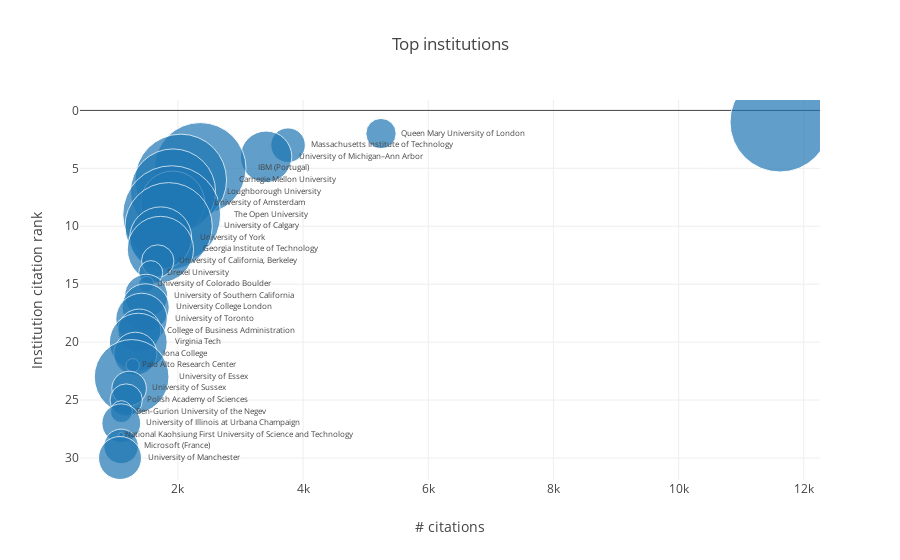

The cell this chart's notebook holds for it:
### Markdown cell above
# Top institutions

### Code cell
top_institutions = pd.merge(left=ijhcs_contributions, right=ijhcs[['paperid', 'citationcount']], 
                       left_on='paperid', right_on='paperid')
top_institutions = top_institutions[['gridid', 'affiliation', 'paperid', 'citationcount']].drop_duplicates()
top_institutions = top_institutions.groupby(['gridid', 'affiliation']).agg({'paperid': 'count', 'citationcount':'sum'})\
                         .sort_values('citationcount', ascending=False)[:TOP_N].reset_index()
top_institutions['citationrank'] = top_institutions.index + 1

trace0 = go.Scatter(
    x=top_institutions.citationcount,
    y=top_institutions.citationrank,
    text=top_institutions.affiliation,
    textposition='middle right',
    textfont=dict(size=8),
    mode='markers+text',
    marker=dict(size=min_max_scaler.fit_transform(top_institutions[['paperid']]))
)

layout = go.Layout(title='Top institutions',
                   xaxis=dict(title='# citations'),
                   yaxis=dict(title='Institution citation rank',
                              autorange='reversed'))

fig = go.Figure(data=[trace0], layout=layout)
plotly.offline.iplot(fig)
pio.write_image(fig, 'reports/images/ijhcs_top_institutions.png')

### Figure 1 — Plotly figure (JSON) as saved in the notebook; plotly's stock layout.template omitted (floating-point values rounded to 4 significant figures)
{"data": [{"marker": {"size": [[100.0], [30.33], [34.56], [51.44], [91.56], [91.56], [85.22], [64.11], [97.89], [87.33], [62], [66.22], [32.44], [24], [15.56], [43], [47.22], [51.44], [43], [57.78], [43], [13.44], [74.67], [34.56], [32.44], [21.89], [38.78], [5], [34.56], [43]]}, "mode": "markers+text", "text": ["Stanford University", "Queen Mary University of London", "Massachusetts Institute of Technology", "University of Michigan–Ann Arbor", "IBM (Portugal)", "Carnegie Mellon University", "Loughborough University", "University of Amsterdam", "The Open University", "University of Calgary", "University of York", "Georgia Institute of Technology", "University of California, Berkeley", "Drexel University", "University of Colorado Boulder", "University of Southern California", "University College London", "University of Toronto", "College of Business Administration", "Virginia Tech", "Iona College", "Palo Alto Research Center", "University of Essex", "University of Sussex", "Polish Academy of Sciences", "Ben-Gurion University of the Negev", "University of Illinois at Urbana Champaign", "National Kaohsiung First University of Science and Technology", "Microsoft (France)", "University of Manchester"], "textfont": {"size": 8}, "textposition": "middle right", "type": "scatter", "uid": "f0c48d61-8549-4b1b-bed3-84f67fc6f507", "x": [11620, 5245, 3760, 3409, 2357, 2046, 1922, 1918, 1901, 1852, 1725, 1721, 1678, 1567, 1495, 1493, 1484, 1419, 1384, 1367, 1320, 1278, 1261, 1221, 1174, 1097, 1095, 1093, 1093, 1075], "y": [1, 2, 3, 4, 5, 6, 7, 8, 9, 10, 11, 12, 13, 14, 15, 16, 17, 18, 19, 20, 21, 22, 23, 24, 25, 26, 27, 28, 29, 30]}], "layout": {"title": {"text": "Top institutions"}, "xaxis": {"title": {"text": "# citations"}}, "yaxis": {"autorange": "reversed", "title": {"text": "Institution citation rank"}}}}
